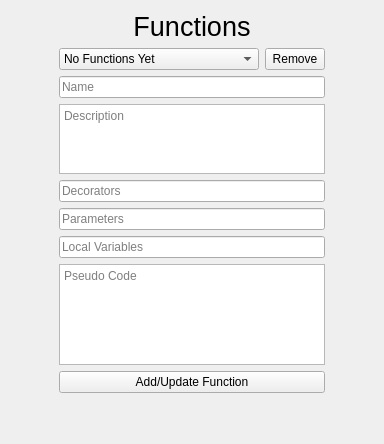
<?xml version="1.0" encoding="UTF-8"?>
<ui version="4.0">
 <class>Dialog</class>
 <widget class="QDialog" name="Dialog">
  <property name="geometry">
   <rect>
    <x>0</x>
    <y>0</y>
    <width>384</width>
    <height>444</height>
   </rect>
  </property>
  <property name="windowTitle">
   <string>Dialog</string>
  </property>
  <layout class="QGridLayout" name="gridLayout">
   <item row="6" column="1">
    <widget class="QLineEdit" name="lineEdit_Function_Locals">
     <property name="placeholderText">
      <string>Local Variables</string>
     </property>
    </widget>
   </item>
   <item row="9" column="1">
    <spacer name="verticalSpacer">
     <property name="orientation">
      <enum>Qt::Vertical</enum>
     </property>
     <property name="sizeType">
      <enum>QSizePolicy::MinimumExpanding</enum>
     </property>
     <property name="sizeHint" stdset="0">
      <size>
       <width>20</width>
       <height>40</height>
      </size>
     </property>
    </spacer>
   </item>
   <item row="0" column="0">
    <spacer name="horizontalSpacer">
     <property name="orientation">
      <enum>Qt::Horizontal</enum>
     </property>
     <property name="sizeType">
      <enum>QSizePolicy::MinimumExpanding</enum>
     </property>
     <property name="sizeHint" stdset="0">
      <size>
       <width>40</width>
       <height>20</height>
      </size>
     </property>
    </spacer>
   </item>
   <item row="5" column="1">
    <widget class="QLineEdit" name="lineEdit_Function_Parameters">
     <property name="placeholderText">
      <string>Parameters</string>
     </property>
    </widget>
   </item>
   <item row="2" column="1">
    <widget class="QLineEdit" name="lineEdit_Function_Name">
     <property name="placeholderText">
      <string>Name</string>
     </property>
    </widget>
   </item>
   <item row="7" column="1">
    <widget class="QPlainTextEdit" name="plainTextEdit_Function_PseudoCode">
     <property name="placeholderText">
      <string>Pseudo Code</string>
     </property>
    </widget>
   </item>
   <item row="8" column="1">
    <widget class="QPushButton" name="pushButton_Add_Function">
     <property name="text">
      <string>Add/Update Function</string>
     </property>
     <property name="autoDefault">
      <bool>false</bool>
     </property>
    </widget>
   </item>
   <item row="4" column="1">
    <widget class="QLineEdit" name="lineEdit_Function_Decorators">
     <property name="placeholderText">
      <string>Decorators</string>
     </property>
    </widget>
   </item>
   <item row="0" column="2">
    <spacer name="horizontalSpacer_2">
     <property name="orientation">
      <enum>Qt::Horizontal</enum>
     </property>
     <property name="sizeType">
      <enum>QSizePolicy::MinimumExpanding</enum>
     </property>
     <property name="sizeHint" stdset="0">
      <size>
       <width>40</width>
       <height>20</height>
      </size>
     </property>
    </spacer>
   </item>
   <item row="1" column="1">
    <layout class="QHBoxLayout" name="horizontalLayout">
     <item>
      <widget class="QComboBox" name="comboBox_Functions">
       <property name="minimumSize">
        <size>
         <width>200</width>
         <height>0</height>
        </size>
       </property>
       <item>
        <property name="text">
         <string>No Functions Yet</string>
        </property>
       </item>
      </widget>
     </item>
     <item>
      <widget class="QPushButton" name="pushButton_Remove_Function">
       <property name="maximumSize">
        <size>
         <width>60</width>
         <height>16777215</height>
        </size>
       </property>
       <property name="text">
        <string>Remove</string>
       </property>
       <property name="autoDefault">
        <bool>false</bool>
       </property>
      </widget>
     </item>
    </layout>
   </item>
   <item row="3" column="1">
    <widget class="QPlainTextEdit" name="plainTextEdit_Function_Description">
     <property name="maximumSize">
      <size>
       <width>16777215</width>
       <height>75</height>
      </size>
     </property>
     <property name="placeholderText">
      <string>Description</string>
     </property>
    </widget>
   </item>
   <item row="0" column="1">
    <widget class="QLabel" name="label_Functions">
     <property name="font">
      <font>
       <pointsize>20</pointsize>
      </font>
     </property>
     <property name="text">
      <string>Functions</string>
     </property>
     <property name="alignment">
      <set>Qt::AlignCenter</set>
     </property>
    </widget>
   </item>
  </layout>
 </widget>
 <resources/>
 <connections/>
</ui>
